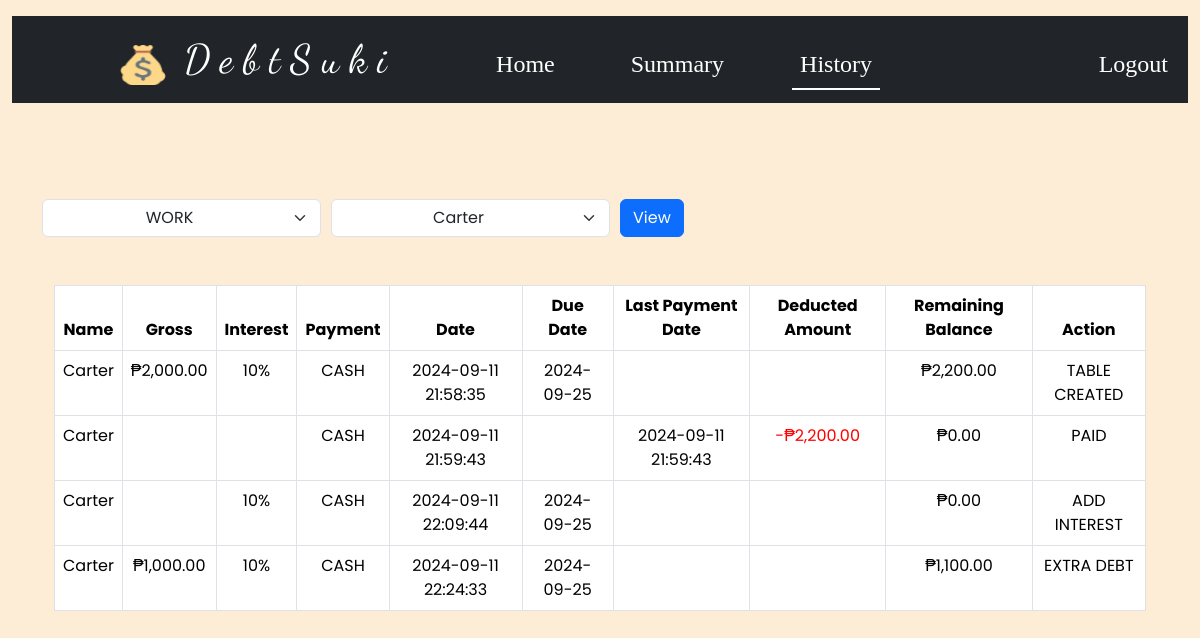
/history/84/Carter/WORK (signed in), run on the app's committed database.
### tables this page shows
CREATE TABLE history (id INTEGER PRIMARY KEY AUTOINCREMENT NOT NULL, user_id INTEGER NOT NULL, table_name TEXT NOT NULL, name TEXT NOT NULL, gross REAL, interest REAL, payment TEXT, date DATETIME NOT NULL, due_date DATETIME NOT NULL, last_payment_date DATETIME, remaining_bal REAL NOT NULL, action TEXT NOT NULL, debtor_id INTEGER NOT NULL, amount_paid REAL);

### app.py (the view)
@app.route("/history/<debtor_id>/<name>/<table_name>", methods=["GET", "POST"])
@login_required
def history(debtor_id, name, table_name):
    if request.method == "POST":
        user_id = session["user_id"]
        tables = request.form.get("specific_table")
        debtors = request.form.get("names_list")
        table_summary_db = db.execute("SELECT * FROM table_summary WHERE user_id = ?", user_id)
        tablenames_summary_db = db.execute("SELECT table_name FROM table_summary WHERE user_id = ? GROUP BY table_name", user_id)
        tables_list = [all_tables["table_name"] for all_tables in tablenames_summary_db]
        names_list = [all_names["name"] for all_names in table_summary_db]
        list_selected_names = db.execute("SELECT name FROM table_summary WHERE user_id = ? AND table_name = ?", user_id, tables)
        debtor_id_db = db.execute("SELECT id FROM table_summary WHERE user_id = ? AND table_name = ? AND name = ?", user_id, tables, debtors)
        if debtor_id_db:
            debtor_id = debtor_id_db[0]["id"]
            history_db = db.execute("SELECT * FROM history WHERE user_id = ? AND table_name = ? AND debtor_id = ?", user_id, tables, debtor_id)
        if debtors in names_list and tables in tables_list:
            return render_template("historyView.html", table_names=tablenames_summary_db, selected_name=debtors, selected_table=tables, names=list_selected_names, tables=history_db, php=php, int=int)
        else:
            flash("Selection of table or debtor is invalid!")
            return redirect("/homepage")
    else:
        user_id = session["user_id"]
        table_summary_db = db.execute("SELECT * FROM table_summary WHERE user_id = ?", user_id)
        tablenames_summary_db = db.execute("SELECT table_name FROM table_summary WHERE user_id = ? GROUP BY table_name", user_id)
        tables_list = [all_tables["table_name"] for all_tables in tablenames_summary_db]
        names_list = [all_names["name"] for all_names in table_summary_db]
        selected_from_summary = False
        if table_summary_db:
            if tablenames_summary_db and name not in names_list and table_name not in tables_list:
                selected_from_summary = False
                return render_template("history.html", table=table_summary_db, table_names=tablenames_summary_db, from_summary=selected_from_summary)
            elif tablenames_summary_db and name in names_list and table_name in tables_list:
                selected_from_summary = True
                history_db = db.execute("SELECT * FROM history WHERE user_id = ? AND table_name = ? AND debtor_id = ?", user_id, table_name, debtor_id)
                list_selected_names = db.execute("SELECT name FROM table_summary WHERE user_id = ? AND table_name = ?", user_id, table_name)
                return render_template("history.html", table=table_summary_db, table_names=tablenames_summary_db, from_summary=selected_from_summary, selected_name=name, selected_table=table_name, names=list_selected_names, tables=history_db, php=php, int=int)
        else:
            return render_template("history.html")

### app.py (called while the page is built)
@app.after_request
def after_request(response):
    response.headers["Cache-Control"] = "no-cache, no-store, must-revalidate"
    response.headers["Expires"] = 0
    response.headers["Pragma"] = "no-cache"
    return response

### helpers.py (called while the page is built)
def login_required(f):
    @wraps(f)
    def decorated_function(*args, **kwargs):
        if session.get("user_id") is None:
            return redirect("/login")
        return f(*args, **kwargs)
    return decorated_function

def php(value):
    return f"₱{value:,.2f}"

### templates/history.html (shortened to what this page needs)
{% extends "layout.html" %}
{% block main %}
    {% if table %}
        {% if from_summary %}
            <form action="/history/<debtor_id>/<name>/<table_name>" method="post" class="d-flex" style="column-gap:10px;">
                <select id="specific_table" name="specific_table" class="form-select w-25 text-center" onchange="fetchItem()" required>
                    {% for table_name in table_names %}
                        <option value="{{ table_name.table_name }}" {% if table_name.table_name == selected_table %}selected{% endif %}>{{ table_name.table_name }}</option>
                    {% endfor %}
                </select>
                <select name="names_list" id="names_list" class="form-select w-25 text-center" required>
                    {% for name in names %}
                        <option value="{{ name.name }}" {% if name.name == selected_name %}selected{% endif %} style="text-transform:capitalize;">{{ name.name }}</option>
                    {% endfor %}
                </select>
                <button class="btn btn-primary" type="submit">View</button>
            </form>
            <div class="container mt-5 table-responsive">
                <table class="table table-bordered">
                    <thead>
                        <tr>
                            <th scope="col">Name</th>
                            <th scope="col">Gross</th>
                            <th scope="col">Interest</th>
                            <th scope="col">Payment</th>
                            <th scope="col">Date</th>
                            <th scope="col">Due Date</th>
                            <th scope="col">Last Payment Date</th>
                            <th scope="col">Deducted Amount</th>
                            <th scope="col">Remaining Balance</th>
                            <th scope="col">Action</th>
                        </tr>
                    </thead>
                    <tbody>
                        {% for table in tables %}
                            <tr>
                                <td>{{ table.name }}</td>
                                <td>{% if table.gross %}{{ php(table.gross) }}{% endif %}</td>
                                <td>{% if table.interest %}{{ int(table.interest )}}%{% endif %}</td>
                                <td>{% if table.payment %}{{ table.payment }}{% endif %}</td>
                                <td>{{ table.date }}</td>
                                <td>{{ table.due_date }}</td>
                                <td>{% if table.last_payment_date %}{{ table.last_payment_date }}{% endif %}</td>
                                <td style="color:red">{% if table.amount_paid %}-{{ php(table.amount_paid) }}{% endif %}</td>
                                <td>{{ php(table.remaining_bal) }}</td>
                                <td>{{ table.action }}</td>
                            </tr>
                        {% endfor %}
                    </tbody>
                </table>
            </div>
        {% endif %}
    {% endif %}
{% endblock %}

### templates/layout.html (shortened to what this page needs)
<!DOCTYPE html>
<html lang="en">
    <head>
        <link href="https://cdn.jsdelivr.net/npm/bootstrap@5.3.3/dist/css/bootstrap.min.css" rel="stylesheet">
        <link href="/static/styles.css" rel="stylesheet">
        <link rel="stylesheet" href="https://cdnjs.cloudflare.com/ajax/libs/font-awesome/6.6.0/css/all.min.css">
    </head>
    <body>
        <div class="container-fluid mt-3"">
            <nav class="navbar navbar-expand-md navbar-dark bg-dark">
                <div class="container-fluid">
                    <a class="navbar-brand spacing" href="/"><img src="/static/favicon.ico" class="navbar-brand spacing-img" alt="DebtSuki Icon">DebtSuki</a>
                    <div class="collapse navbar-collapse" id="navbar">
                        {% if session["user_id"] %}
                            <ul class="navbar-nav m-auto mt-2">
                                <li class="nav-item"><a href="/homepage" class="nav-link {% if request.path == '/homepage' %}active{% endif %}">Home</a></li>
                                <li class="nav-item"><a href="/summary" class="nav-link {% if request.path.startswith('/summary') %}active{% endif %}">Summary</a></li>
                                <li class="nav-item"><a href="/history/<date>/<name>/<table_name>" class="nav-link {% if request.path.startswith('/history') %}active{% endif %}">History</a></li>
                            </ul>
                            <ul class="navbar-nav ms-auto mt-2">
                                <li class="nav-item"><a href="/logout" class="nav-link text-white">Logout</a></li>
                            </ul>
                        {% endif %}
                    </div>
                </div>
            </nav>
        </div>
        <main class="container d-flex flex-column justify-content-center mt-5 py-5 text-center">
            {% block main %}{% endblock %}
        </main>
    </body>
</html>

### static/styles.css (style rules this page uses)
body { background-color: rgb(253, 236, 214); position: relative; box-sizing: border-box; font-family: "Poppins", sans-serif; }
.navbar-brand { font-family: "Dancing Script", cursive; font-size: 2rem; margin-left: 30px; }
ul { font-family: "EB Garamond", serif; }
a.nav-link { font-size: 1.5rem; }
a.spacing { letter-spacing: 10px; font-size: 2.5rem; margin-left: 4rem; }
img.spacing-img { width: 50px; height :50px; margin-left: 30px; }
ul.m-auto li a { margin-right: 60px; }
.nav-link.active { position: relative; }
.nav-link.active::before { content: ''; position: absolute; left: 0; bottom: 0; width: 100%; height: 2px; background-color: #ffffff; }
.nav-link { color: #ffffff; position: relative; transition: all 0.3s ease; }
.nav-link::after { content: ''; position: absolute; left: 0; bottom: 0; width: 0; height: 2px; background-color: #ffffff; transition: width 0.3s ease; }

### data on the page
history: name "Carter", gross "₱2,000.00", interest "10", payment "CASH", date "2024-09-11 21:58:35", due_date "2024-09-25", remaining_bal "₱2,200.00", action "TABLE CREATED"
history: name "Carter", payment "CASH", date "2024-09-11 21:59:43", last_payment_date "2024-09-11 21:59:43", amount_paid "₱2,200.00", remaining_bal "₱0.00", action "PAID"
history: name "Carter", interest "10", payment "CASH", date "2024-09-11 22:09:44", due_date "2024-09-25", remaining_bal "₱0.00", action "ADD INTEREST"
history: name "Carter", gross "₱1,000.00", interest "10", payment "CASH", date "2024-09-11 22:24:33", due_date "2024-09-25", remaining_bal "₱1,100.00", action "EXTRA DEBT"

### other printed values
form field specific_table "WORK"
form field names_list "Carter"
